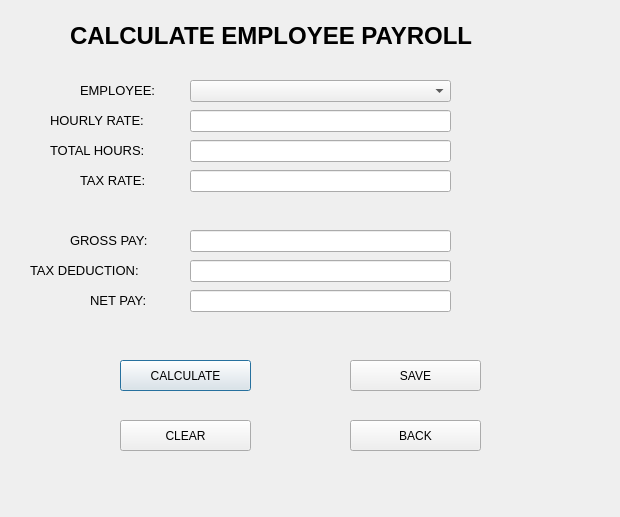
<?xml version="1.0" encoding="UTF-8"?>
<ui version="4.0">
 <class>Dialog</class>
 <widget class="QDialog" name="Dialog">
  <property name="geometry">
   <rect>
    <x>0</x>
    <y>0</y>
    <width>620</width>
    <height>517</height>
   </rect>
  </property>
  <property name="windowTitle">
   <string>Dialog</string>
  </property>
  <widget class="QLabel" name="label">
   <property name="geometry">
    <rect>
     <x>70</x>
     <y>0</y>
     <width>511</width>
     <height>71</height>
    </rect>
   </property>
   <property name="font">
    <font>
     <pointsize>18</pointsize>
     <weight>75</weight>
     <bold>true</bold>
    </font>
   </property>
   <property name="text">
    <string>CALCULATE EMPLOYEE PAYROLL</string>
   </property>
  </widget>
  <widget class="QLabel" name="label_2">
   <property name="geometry">
    <rect>
     <x>80</x>
     <y>80</y>
     <width>91</width>
     <height>20</height>
    </rect>
   </property>
   <property name="font">
    <font>
     <pointsize>10</pointsize>
    </font>
   </property>
   <property name="text">
    <string>EMPLOYEE:</string>
   </property>
  </widget>
  <widget class="QComboBox" name="employee_select">
   <property name="geometry">
    <rect>
     <x>190</x>
     <y>80</y>
     <width>261</width>
     <height>22</height>
    </rect>
   </property>
  </widget>
  <widget class="QLabel" name="label_3">
   <property name="geometry">
    <rect>
     <x>50</x>
     <y>110</y>
     <width>121</width>
     <height>20</height>
    </rect>
   </property>
   <property name="font">
    <font>
     <pointsize>10</pointsize>
    </font>
   </property>
   <property name="text">
    <string>HOURLY RATE:</string>
   </property>
  </widget>
  <widget class="QLabel" name="label_4">
   <property name="geometry">
    <rect>
     <x>50</x>
     <y>140</y>
     <width>121</width>
     <height>20</height>
    </rect>
   </property>
   <property name="font">
    <font>
     <pointsize>10</pointsize>
    </font>
   </property>
   <property name="text">
    <string>TOTAL HOURS:</string>
   </property>
  </widget>
  <widget class="QLabel" name="label_5">
   <property name="geometry">
    <rect>
     <x>80</x>
     <y>170</y>
     <width>91</width>
     <height>20</height>
    </rect>
   </property>
   <property name="font">
    <font>
     <pointsize>10</pointsize>
    </font>
   </property>
   <property name="text">
    <string>TAX RATE:</string>
   </property>
  </widget>
  <widget class="QLabel" name="label_6">
   <property name="geometry">
    <rect>
     <x>70</x>
     <y>230</y>
     <width>91</width>
     <height>20</height>
    </rect>
   </property>
   <property name="font">
    <font>
     <pointsize>10</pointsize>
    </font>
   </property>
   <property name="text">
    <string>GROSS PAY:</string>
   </property>
  </widget>
  <widget class="QLabel" name="label_7">
   <property name="geometry">
    <rect>
     <x>30</x>
     <y>260</y>
     <width>151</width>
     <height>20</height>
    </rect>
   </property>
   <property name="font">
    <font>
     <pointsize>10</pointsize>
    </font>
   </property>
   <property name="text">
    <string>TAX DEDUCTION:</string>
   </property>
  </widget>
  <widget class="QLabel" name="label_8">
   <property name="geometry">
    <rect>
     <x>90</x>
     <y>290</y>
     <width>71</width>
     <height>20</height>
    </rect>
   </property>
   <property name="font">
    <font>
     <pointsize>10</pointsize>
    </font>
   </property>
   <property name="text">
    <string>NET PAY:</string>
   </property>
  </widget>
  <widget class="QPushButton" name="calculate_btn">
   <property name="geometry">
    <rect>
     <x>120</x>
     <y>360</y>
     <width>131</width>
     <height>31</height>
    </rect>
   </property>
   <property name="text">
    <string>CALCULATE</string>
   </property>
  </widget>
  <widget class="QPushButton" name="clear_btn">
   <property name="geometry">
    <rect>
     <x>120</x>
     <y>420</y>
     <width>131</width>
     <height>31</height>
    </rect>
   </property>
   <property name="text">
    <string>CLEAR</string>
   </property>
  </widget>
  <widget class="QPushButton" name="save_payroll_btn">
   <property name="geometry">
    <rect>
     <x>350</x>
     <y>360</y>
     <width>131</width>
     <height>31</height>
    </rect>
   </property>
   <property name="text">
    <string>SAVE</string>
   </property>
  </widget>
  <widget class="QPushButton" name="back_btn">
   <property name="geometry">
    <rect>
     <x>350</x>
     <y>420</y>
     <width>131</width>
     <height>31</height>
    </rect>
   </property>
   <property name="text">
    <string>BACK</string>
   </property>
  </widget>
  <widget class="QLineEdit" name="rate_input">
   <property name="geometry">
    <rect>
     <x>190</x>
     <y>110</y>
     <width>261</width>
     <height>22</height>
    </rect>
   </property>
  </widget>
  <widget class="QLineEdit" name="hours_input">
   <property name="geometry">
    <rect>
     <x>190</x>
     <y>140</y>
     <width>261</width>
     <height>22</height>
    </rect>
   </property>
  </widget>
  <widget class="QLineEdit" name="tax_input">
   <property name="geometry">
    <rect>
     <x>190</x>
     <y>170</y>
     <width>261</width>
     <height>22</height>
    </rect>
   </property>
  </widget>
  <widget class="QLineEdit" name="gross_input">
   <property name="geometry">
    <rect>
     <x>190</x>
     <y>230</y>
     <width>261</width>
     <height>22</height>
    </rect>
   </property>
  </widget>
  <widget class="QLineEdit" name="tax_amount_input">
   <property name="geometry">
    <rect>
     <x>190</x>
     <y>260</y>
     <width>261</width>
     <height>22</height>
    </rect>
   </property>
  </widget>
  <widget class="QLineEdit" name="net_input">
   <property name="geometry">
    <rect>
     <x>190</x>
     <y>290</y>
     <width>261</width>
     <height>22</height>
    </rect>
   </property>
  </widget>
 </widget>
 <resources/>
 <connections/>
</ui>
